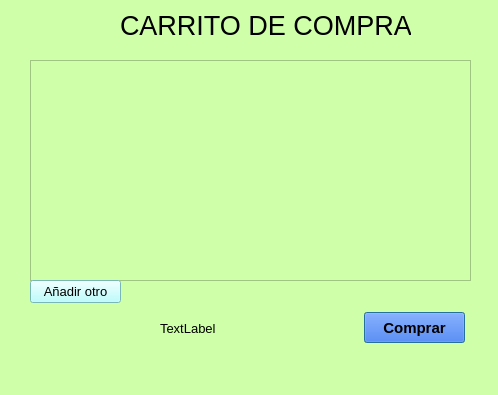
<?xml version="1.0" encoding="UTF-8"?>
<ui version="4.0">
 <class>Carrito</class>
 <widget class="QDialog" name="Carrito">
  <property name="geometry">
   <rect>
    <x>0</x>
    <y>0</y>
    <width>498</width>
    <height>395</height>
   </rect>
  </property>
  <property name="font">
   <font>
    <pointsize>10</pointsize>
   </font>
  </property>
  <property name="windowTitle">
   <string>Dialog</string>
  </property>
  <property name="styleSheet">
   <string notr="true">background-color:rgb(207, 255, 169);
border-color: rgb(0, 0, 0);
gridline-color: rgb(0, 0, 0);
border-color: rgb(0, 0, 0);</string>
  </property>
  <widget class="QLabel" name="label">
   <property name="geometry">
    <rect>
     <x>120</x>
     <y>10</y>
     <width>291</width>
     <height>31</height>
    </rect>
   </property>
   <property name="font">
    <font>
     <pointsize>20</pointsize>
    </font>
   </property>
   <property name="text">
    <string>CARRITO DE COMPRAS</string>
   </property>
  </widget>
  <widget class="QPlainTextEdit" name="plainTextEdit">
   <property name="geometry">
    <rect>
     <x>30</x>
     <y>60</y>
     <width>441</width>
     <height>221</height>
    </rect>
   </property>
   <property name="styleSheet">
    <string notr="true">background-color:rgb(207, 255, 169);
border-color:rgb(207, 255, 169);
gridline-color: rgb(0, 0, 0);
border-color: rgb(0, 0, 0);</string>
   </property>
  </widget>
  <widget class="QPushButton" name="pushButton">
   <property name="geometry">
    <rect>
     <x>364</x>
     <y>312</y>
     <width>101</width>
     <height>31</height>
    </rect>
   </property>
   <property name="font">
    <font>
     <pointsize>11</pointsize>
     <weight>75</weight>
     <bold>true</bold>
    </font>
   </property>
   <property name="styleSheet">
    <string notr="true">background-color:rgb(14, 85, 249);
border-color: rgb(0, 0, 0);
gridline-color: rgb(0, 0, 0);
border-color: rgb(0, 0, 0);</string>
   </property>
   <property name="text">
    <string>Comprar</string>
   </property>
  </widget>
  <widget class="QPushButton" name="pushButton_2">
   <property name="geometry">
    <rect>
     <x>30</x>
     <y>280</y>
     <width>91</width>
     <height>23</height>
    </rect>
   </property>
   <property name="font">
    <font>
     <pointsize>10</pointsize>
    </font>
   </property>
   <property name="styleSheet">
    <string notr="true">background-color:rgb(170, 255, 255);
border-color: rgb(0, 0, 0);
gridline-color: rgb(0, 0, 0);
border-color: rgb(0, 0, 0);</string>
   </property>
   <property name="text">
    <string>Añadir otro</string>
   </property>
  </widget>
  <widget class="QLabel" name="label_2">
   <property name="geometry">
    <rect>
     <x>160</x>
     <y>320</y>
     <width>181</width>
     <height>16</height>
    </rect>
   </property>
   <property name="text">
    <string>TextLabel</string>
   </property>
  </widget>
 </widget>
 <resources/>
 <connections/>
</ui>
